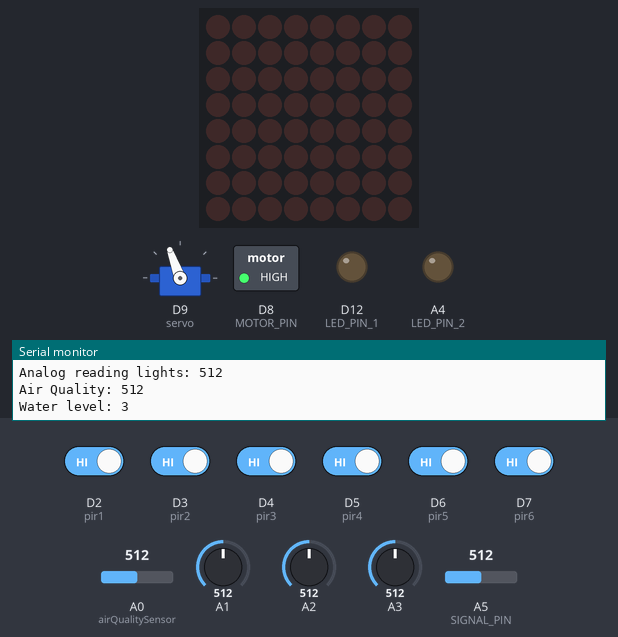
Bench run of a sketch on a simulated Arduino MKR. On the bench: servo, 8×8 LED matrix, switched loads named in the sketch (green lamp = pin HIGH), output pins drawn as LEDs (lit = HIGH), the last lines printed to the serial monitor. The inputs (shaded band) are chosen by the test bench; at power-on: D2 (pir1), D3 (pir2), D4 (pir3), D5 (pir4), D6 (pir5), D7 (pir6) HIGH, A0 (airQualitySensor) = 512, A1 = 512, A2 = 512, A3 = 512, A5 (SIGNAL_PIN) = 512. WiFi joins after 1.5 s; servers stay silent unless stated; no MQTT or app messages arrive unless stated.

Above: at 2.7 s.
2.8 s: D2 (pir1) driven LOW
At 4.1 s:
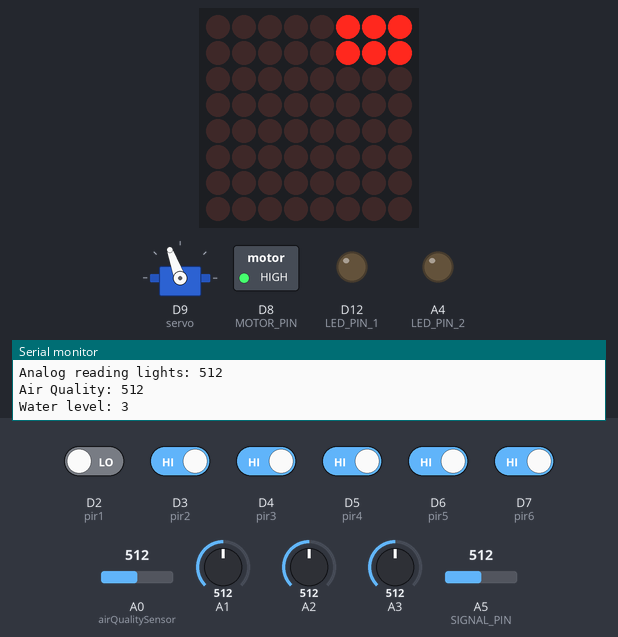
5.2 s: D3 (pir2) driven LOW
At 7.3 s:
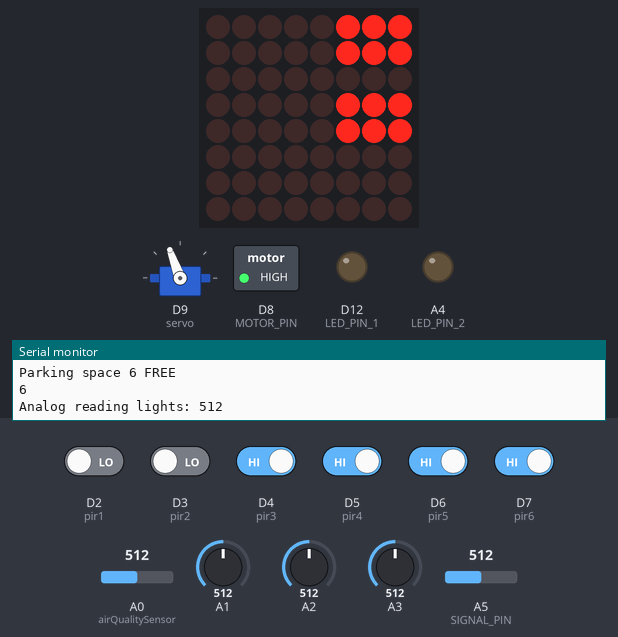
8.4 s: D4 (pir3) driven LOW
At 10.1 s:
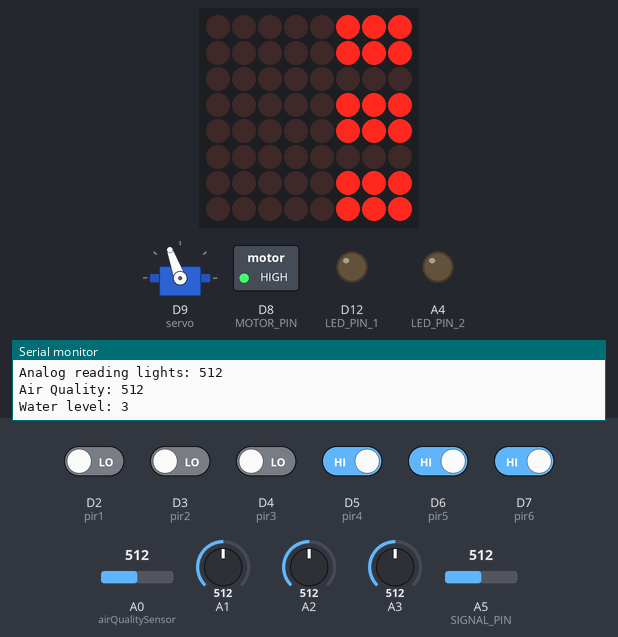
10.8 s: D5 (pir4) driven LOW
At 13.2 s:
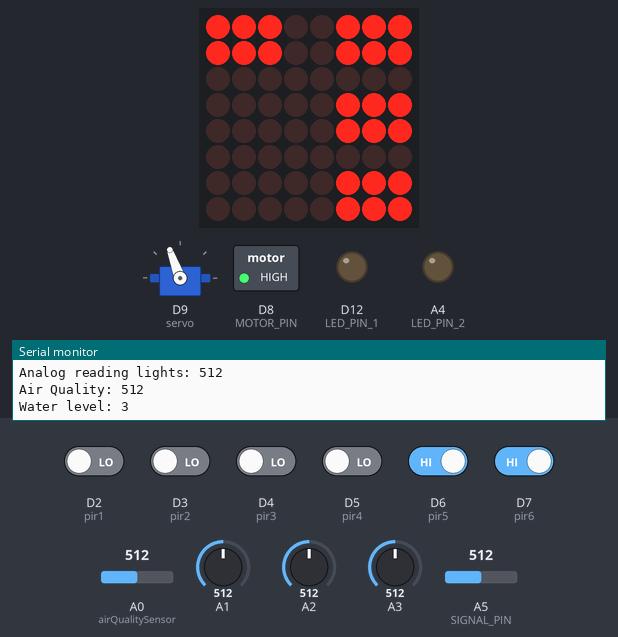
13.8 s: D6 (pir5) driven LOW
At 14.8 s:
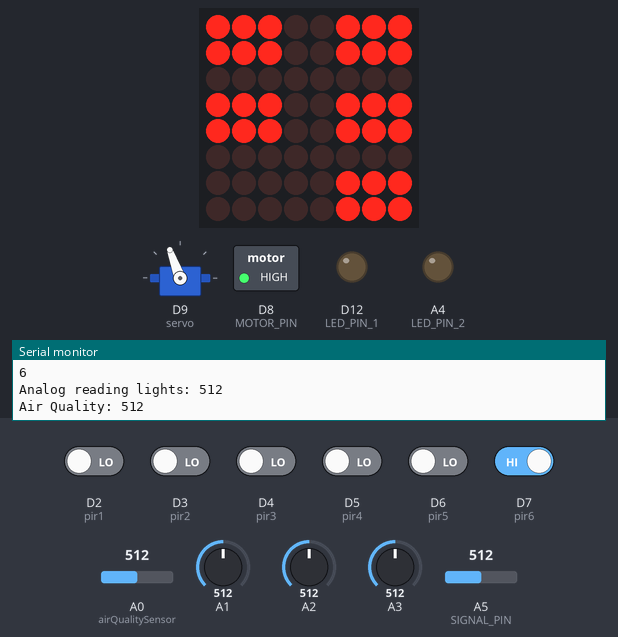
16.2 s: D7 (pir6) driven LOW
At 19.2 s:
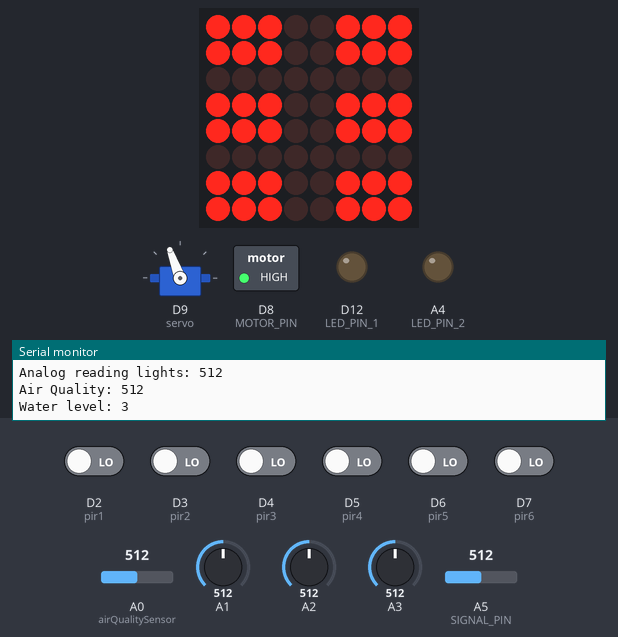
Timing chart, 0 to 20.3 s (numbered marks = the images above; inputs shaded):
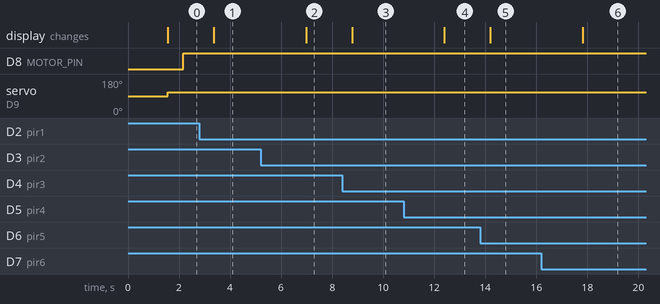

The sketch:

MainProgram.ino
```cpp
#include "LedControl.h"
#include <WiFiNINA.h>
#include <PubSubClient.h>
#include <Servo.h>


const char* ssid = "WiFi-LabIoT";
const char* password = "s1jzsjkw5b";

const char* mqtt_server = "192.168.1.121";
const int mqtt_port = 1885; //default 1833

const char *topic_lights = "topic/street_lights";
const char *topic_air = "topic/air_quality";
const char *topic_flood = "topic/flood_management";
const char *topic_parking = "topic/parking";


String parkingMessage = "";
String lightsMessage = "";
String airMessage = "";
String floodMessage = "";

WiFiClient rev2Client; // WiFi client

PubSubClient client(rev2Client); //MQTT client

const int pir1 = 2; // input pin (IR LED parking space 1)
const int pir2 = 3; // input pin (IR LED parking space 2)
const int pir3 = 4; // input pin (IR LED parking space 3)
const int pir4 = 5; // input pin (IR LED parking space 4)
const int pir5 = 6; // input pin (IR LED parking space 5)
const int pir6 = 7; // input pin (IR LED parking space 6)

// output of IR sensors parking
int sensorOut1 = HIGH;  // HIGH = FREE
int sensorOut2 = HIGH;
int sensorOut3 = HIGH;
int sensorOut4 = HIGH;
int sensorOut5 = HIGH;
int sensorOut6 = HIGH;

// number of parking slots available
int freeSlots = 6;
int flag = 0;


Servo servo; //inizialize micro servo 9g

// led matrix
const int numDevices = 1;
LedControl lc = LedControl(11,13,10,numDevices);

// pin to handle street lights
const int LED_PIN_1 = 12;
const int LED_PIN_2 = A4;

//air quality sensor
int airQualitySensor = A0;
int air_value= 0;

//------ flood management
#define SIGNAL_PIN A5
#define SENSOR_MIN 0
#define SENSOR_MAX 521

//PIN for water pump
const int MOTOR_PIN = 8;

int sensorValue = 0; // sensor value
int waterLevel = 0; // water level

void setup() {

  Serial.begin(9600);

  //attach each parking sensor to pins
  pinMode(pir1, INPUT);
  pinMode(pir2, INPUT);
  pinMode(pir3, INPUT);
  pinMode(pir4, INPUT);
  pinMode(pir5, INPUT);
  pinMode(pir6, INPUT);

  //attach the servo to pin 9
  servo.attach(9);

  //configure led matrix
  lc.shutdown (0,false);
  lc.setIntensity(0,8);
  lc.clearDisplay(0);

  //attach led to pin 8 and 12
  pinMode(LED_PIN_1, OUTPUT);
  pinMode(LED_PIN_2, OUTPUT);

  //configure motor pin
  pinMode(MOTOR_PIN, OUTPUT);


  WiFi.begin(ssid, password);

  // Start WiFi connection:
  Serial.print("\nConnecting to WiFi...");
  while (WiFi.status() != WL_CONNECTED) {
    delay(500);
    Serial.print(".");
  }
  Serial.println();
  Serial.println("Connected to the WiFi network.");
  Serial.print("ARDUINOIP_Address:");
  Serial.println(WiFi.localIP());

  // MQTT connection:
  Serial.println();
  client.setServer(mqtt_server, mqtt_port);

  if (!client.connected()) {
    reconnect();
  }


}

void loop() {

  if (!client.connected()) {
    reconnect();
  }

  parking();
  delay(200);
  street_lights();
  delay(200);
  air_quality();
  delay(200);
  flood_management();
  delay(200);
  delay(1000);

}


// function to handle parking
void parking(){
/* PARKING BAR SECTION */

  // reads the input on analog pin A2 (value between 0 and 1023)
  int analogValueEntry = analogRead(A1);

  // reads the input on analog pin A1 (value between 0 and 1023)
  int analogValueExit = analogRead(A2);


  if(analogValueEntry < 800 && analogValueExit > 800){
    if(freeSlots > 0){

      Serial.println("Entry: open the bar.");
      servo.write(110);

      if(flag == 0){
        flag = 1;
        freeSlots--;
      }
    }

  }else if (analogValueEntry > 800 && analogValueExit < 800){
    Serial.println("Exit: open the bar.");
    servo.write(110);

    if(flag == 0){
      flag = 1;
      freeSlots++;
    }

  }else if (analogValueEntry < 800 && analogValueExit < 800){
    Serial.println("Leave the bar open");
    servo.write(110);
  }else{
    Serial.println("Leave the bar closed or close it");
    servo.write(150);
    flag = 0;
  }


  /* PARKING SECTION */

  //parking space 1
  sensorOut1 = digitalRead(pir1);

  if(sensorOut1==LOW){
    setPlace(1,true);
    Serial.println("Parking space 1 BUSY");
  }
  else{
    setPlace(1,false);
    Serial.println("Parking space 1 FREE");
  }

  //parking space 2
  sensorOut2 = digitalRead(pir2);

  if(sensorOut2==LOW){
    setPlace(2,true);
    Serial.println("Parking space 2 BUSY");
  }
  else{
    setPlace(2,false);
    Serial.println("Parking space 2 FREE");
  }

  //parking space 3
  sensorOut3 = digitalRead(pir3);

  if(sensorOut3 == LOW){
    setPlace(3,true);
    Serial.println("Parking space 3 BUSY");
  }
  else{
    setPlace(3,false);
    Serial.println("Parking space 3 FREE");
  }

  //parking space 4
  sensorOut4 = digitalRead(pir4);
  if(sensorOut4 ==LOW){
    setPlace(4,true);
    Serial.println("Parking space 4 BUSY");
  }
  else{
    setPlace(4,false);
    Serial.println("Parking space 4 FREE");
  }

  //parking space 5
  sensorOut5 = digitalRead(pir5);
  if(sensorOut5 == LOW){
    setPlace(5,true);
    Serial.println("Parking space 5 BUSY");
  }
  else{
    setPlace(5,false);
    Serial.println("Parking space 5 FREE");
  }

  //parking space 6
  sensorOut6 = digitalRead(pir6);
  if(sensorOut6 == LOW){
    setPlace(6,true);
    Serial.println("Parking space 6 BUSY");
  }
  else{
    setPlace(6,false);
    Serial.println("Parking space 6 FREE");
  }

  parkingMessage = "{\"free\":"+String(freeSlots)+", \"slot1\":"+String(!sensorOut1)+", \"slot2\":"+String(!sensorOut2)+", \"slot3\":"+String(!sensorOut3)+", \"slot4\":"+String(!sensorOut4)+", \"slot5\":"+String(!sensorOut5)+", \"slot6\":"+String(!sensorOut6)+"}";

  Serial.println(freeSlots);
  sendMessage(topic_parking, parkingMessage);
}


//funtion to show on led matrix the status of each parking space
void setPlace(int number, boolean state){
  int row = 0;
  int column = 0;

  switch(number){
    case 1 :
      row = 0; column = 5; break;

    case 2 :
      row = 3; column = 5; break;

    case 3 :
      row = 6; column = 5; break;

    case 4 :
      row = 0; column = 0; break;

    case 5 :
      row = 3; column = 0; break;

    case 6 :
      row = 6; column = 0; break;

  }

  lc.setLed(0,row,column,state);
  lc.setLed(0,row,column+1,state);
  lc.setLed(0,row,column+2,state);

  lc.setLed(0,row+1,column,state);
  lc.setLed(0,row+1,column+1,state);
  lc.setLed(0,row+1,column+2,state);
}

//function to handle street lights
void street_lights(){

  /* STREET LIGHTS SECTION */

  // reads the input on analog pin A3 (value between 0 and 1023)
  int analogValueLights = analogRead(A3);

  Serial.print("Analog reading lights: ");
  Serial.println(analogValueLights);   // the raw analog reading

  if (analogValueLights < 200){
    // Dark
    digitalWrite(LED_PIN_1, HIGH);
    analogWrite(LED_PIN_2, 255);

    lightsMessage = "{\"lights_status\": 1}";
  } else {
    digitalWrite(LED_PIN_1, LOW);
    analogWrite(LED_PIN_2, 0);

    lightsMessage = "{\"lights_status\": 0}";
  }

  sendMessage(topic_lights, lightsMessage);
}


// function to handle air quality
void air_quality(){
  /* AIR QUALITY SECTION */

  air_value = analogRead(airQualitySensor);
  Serial.print("\nAir Quality: ");
  Serial.println(air_value, DEC);


  if(air_value > 270){
    //BAD
    airMessage = "{\"air_quality_status\": 1}";
  }else{
    //GOOD
    airMessage = "{\"air_quality_status\": 0}";
  }

  sendMessage(topic_air, airMessage);
}

void flood_management(){
  /* FLOOD MANAGEMENT SECTION */

  sensorValue = analogRead(SIGNAL_PIN); // read the analog value from sensor

  waterLevel = map(sensorValue, SENSOR_MIN, SENSOR_MAX, 0, 4); // we divide the height of the sensor in 4 parts
  Serial.print("Water level: ");
  Serial.println(waterLevel);

  floodMessage = "{\"flood_status\":"+String(waterLevel)+"}";

  sendMessage(topic_flood, floodMessage);

  if (waterLevel > 1){
    digitalWrite(MOTOR_PIN, HIGH); // turn the water pump ON
  }else{
    digitalWrite(MOTOR_PIN, LOW); // turn the water pump OFF
  }

}

// publish message
void sendMessage(char *topic_m, String str){
    int str_len = str.length() + 1;
    char char_array[str_len];
    str.toCharArray(char_array, str_len);
    boolean rc = client.publish(topic_m ,char_array);
}


void reconnect() {
  // Loop until we're reconnected
  Serial.print("Attempting MQTT connection...");
  while (!client.connected()) {
    Serial.print("...");
    // Attempt to connect
    if (client.connect("REV2")) {
    Serial.println();
    Serial.println("Connected to the mosquitto Broker.");
    } else {
    Serial.print("failed, rc=");
    Serial.print(client.state());
    Serial.println("Try again in 5 seconds.");
    delay(5000);
    }
  }
}
```

Measured:
- after the input at 2.8 s, the display: changes after 0.56 s (image 1)
- after the input at 5.2 s, the display: changes after 1.8 s (image 2)
- after the input at 8.4 s, the display: changes after 0.38 s (image 3)
- after the input at 10.8 s, the display: changes after 1.6 s (image 4)
- after the input at 13.8 s, the display: changes after 0.40 s (image 5)
- after the input at 16.2 s, the display: changes after 1.6 s (image 6)
